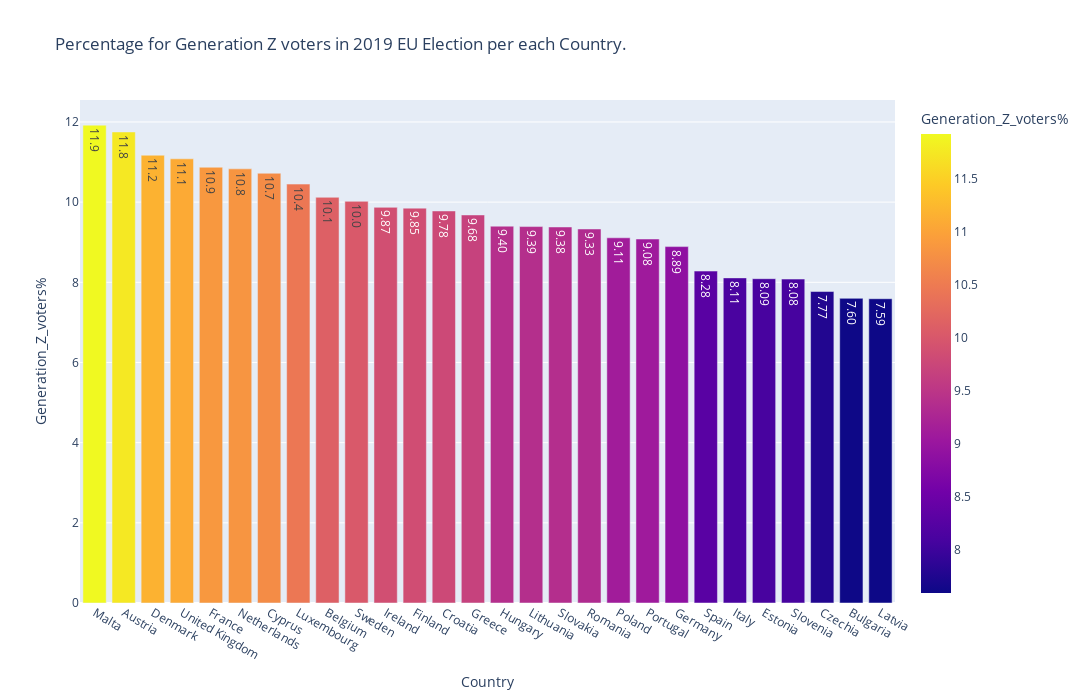

Notebook code for this chart:
### Code cell
fig=px.bar(Generation_Z_voters_percenrtage,x='Country',y='Generation_Z_voters%',color='Generation_Z_voters%',text_auto='.3s',
           title='Percentage for Generation Z voters in 2019 EU Election per each Country.',height=700, width=1300)
fig.show()

### Figure 1 — Plotly figure (JSON) as saved in the notebook; plotly's stock layout.template omitted (floating-point values rounded to 4 significant figures)
{"data": [{"alignmentgroup": "True", "hovertemplate": "Country=%{x}<br>Generation_Z_voters%=%{marker.color}<extra></extra>", "legendgroup": "", "marker": {"color": [11.92, 11.75, 11.17, 11.08, 10.87, 10.83, 10.72, 10.45, 10.12, 10.02, 9.87, 9.85, 9.78, 9.68, 9.4, 9.39, 9.38, 9.33, 9.11, 9.08, 8.89, 8.28, 8.11, 8.09, 8.08, 7.77, 7.6, 7.59], "coloraxis": "coloraxis", "pattern": {"shape": ""}}, "name": "", "offsetgroup": "", "orientation": "v", "showlegend": false, "textposition": "auto", "texttemplate": "%{y:.3s}", "type": "bar", "x": ["Malta", "Austria", "Denmark", "United Kingdom", "France", "Netherlands", "Cyprus", "Luxembourg", "Belgium", "Sweden", "Ireland", "Finland", "Croatia", "Greece", "Hungary", "Lithuania", "Slovakia", "Romania", "Poland", "Portugal", "Germany", "Spain", "Italy", "Estonia", "Slovenia", "Czechia", "Bulgaria", "Latvia"], "xaxis": "x", "y": [11.92, 11.75, 11.17, 11.08, 10.87, 10.83, 10.72, 10.45, 10.12, 10.02, 9.87, 9.85, 9.78, 9.68, 9.4, 9.39, 9.38, 9.33, 9.11, 9.08, 8.89, 8.28, 8.11, 8.09, 8.08, 7.77, 7.6, 7.59], "yaxis": "y"}], "layout": {"barmode": "relative", "coloraxis": {"colorbar": {"title": {"text": "Generation_Z_voters%"}}, "colorscale": [[0, "#0d0887"], [0.1111, "#46039f"], [0.2222, "#7201a8"], [0.3333, "#9c179e"], [0.4444, "#bd3786"], [0.5556, "#d8576b"], [0.6667, "#ed7953"], [0.7778, "#fb9f3a"], [0.8889, "#fdca26"], [1, "#f0f921"]]}, "height": 700, "legend": {"tracegroupgap": 0}, "title": {"text": "Percentage for Generation Z voters in 2019 EU Election per each Country."}, "width": 1300, "xaxis": {"anchor": "y", "autorange": true, "domain": [0, 1], "range": [-0.5, 27.5], "title": {"text": "Country"}, "type": "category"}, "yaxis": {"anchor": "x", "autorange": true, "domain": [0, 1], "range": [0, 12.55], "title": {"text": "Generation_Z_voters%"}, "type": "linear"}}}
